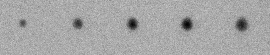
%> input picture Matlab/1test2.png, 270 x 55 px
$ octave todeletetesttif.m   (GNU Octave 9; MATLAB toolbox functions it lacks are replaced by stand-ins)
%> lines starting %> are read from the running program, lines starting %| are printed output that depends on the picture; in (x1, y1, x2, y2) boxes, pixels count from 0 and x2, y2 are one past the last pixel; in counts of white or black regions, pixels touching at a corner belong together; the program's own positions count from 1

%1dim
im=imread('C:\Users\Adrien\Documents\GitHub\Australie\Matlab\1test2.png');
%> im is the input picture: size 55x270x3 uint8; min 4, max 204, mean 166.7

%4dim
% im=imread('C:\Users\Adrien\Documents\GitHub\Australie\Experiences\All pictures by number of exp\31\31 backside.tif');

s=size(im)
%> s = [55 270 3]
try
    if s(3)==3
        'conversion gris'
        im=rgb2gray(im);
%> im: size 55x270 uint8
    end
end
subplot(1,2,1)

maxiter=10;
iter=0;
n_holes=5;
num=0;

%on fait varier le seuil jusqua trouver n_holes trous:
while((iter<maxiter)*(num~=n_holes))
imbinary=im<median(median(im))/(1+iter/5);
[L,num]=bwlabel(imbinary);
iter=iter+1
end
%> this loop made 3 passes
%> num on passes 1 to 3: 152, 41, 5
%> pass 1, `imbinary=im<median(median(im))/(1+iter/5);`:
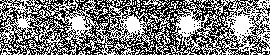
%> imbinary: size 55x270 logical; 49.4% white in thin lines or dots
%> pass 1, `[L,num]=bwlabel(imbinary);`:
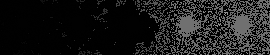
%> L: size 55x270 double; min 0, max 152, mean 26.1
%> pass 2, `imbinary=im<median(median(im))/(1+iter/5);`:
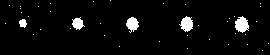
%> imbinary: size 55x270 logical; 4.3% white; 41 white regions (36 under 20 px), largest, box (x1, y1, x2, y2) and area: (235, 16, 249, 33) 165, (179, 16, 193, 32) 145, (126, 17, 139, 33) 133, (72, 17, 85, 30) 103, (19, 19, 27, 28) 51
%> pass 2, `[L,num]=bwlabel(imbinary);`:
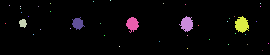
%> L: size 55x270 double; 42 distinct labels, from 0 to 41; one colour per label, 0 black
%> after the loop, iter = 3

imshow(L);
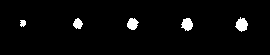
%> displayed picture: size 55x270, on the screen's scale of 0 to 255; 3% white; 5 white regions, box (x1, y1, x2, y2) and area: (235, 17, 248, 32) 126, (181, 18, 193, 31) 112, (127, 18, 139, 30) 102, (73, 18, 83, 29) 76, (20, 20, 26, 27) 34
subplot(1,2,2)
imshow(im)

%detection des contours: quand il n'y a pas de '1' sur une colonne
Histo=max(imbinary);
%> Histo = 270 logical values, 53 true
i=1:length(Histo)-1;
%> i = 269 values from 1 to 269
contours=(Histo(i)~=Histo(i+1))
%> contours = 269 logical values, 10 true
% for exemple Histo= [0 0 1 1 1 0 0 a] will give contours=[0 1 0 0 1 0 0 ]
position_contours=contours.*i; % give 0 2 0 0 5 0 0
%> position_contours = 269 values, max 248 at index 248, min 0 at index 1, mean 4.93


%now we have the area with position of binary edges, but we may want to take
%them a bit bigger, to be sure to have the whole circle. For exemple
%enlarge by a certain maximum number of pixels.
inside_hole=0;
free=0;
max_enlarge=4;
%> (the run ends here)

$ run again, with Matlab/31 backside.tif saved as Matlab/1test2.png
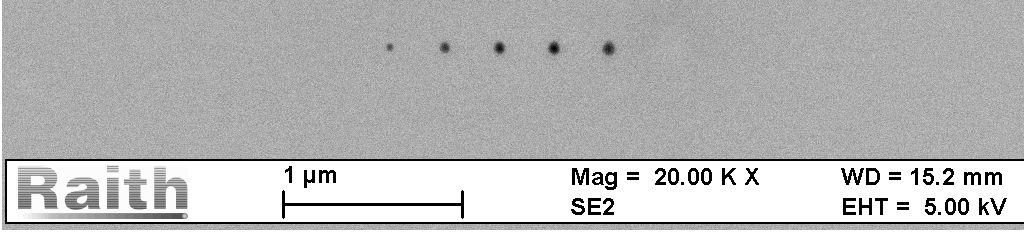
%> input picture Matlab/31 backside.tif, 1024 x 232 px
%> im is the input picture: size 232x1024x3 uint8; min 0, max 255, mean 183.9
%> im: size 232x1024 uint8
%> the loop `while((iter<maxiter)*(num~=n_holes))` made 10 passes
%> num on passes 1 to 8: 216, 793, 127, 81, 58, 47, 48, 46
%> pass 1, `imbinary=im<median(median(im))/(1+iter/5);`:
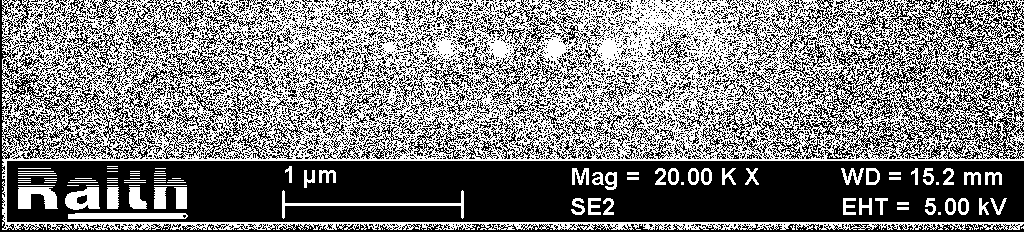
%> imbinary: size 232x1024 logical; 49.2% white in thin lines or dots
%> after the loop `while((iter<maxiter)*(num~=n_holes))`: iter = 10
%> `imshow(L);`:
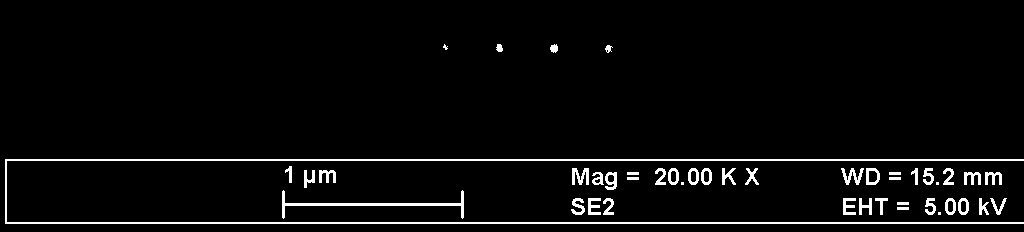
%> displayed picture: size 232x1024, on the screen's scale of 0 to 255; 3.7% white in thin lines or dots, all inside (x1, y1, x2, y2) = (5, 44, 1024, 224)
%> Histo = 1024 logical values, 1019 true
%> contours = 1023 logical values, 1 true
%> position_contours = 1023 values, max 5 at index 5, min 0 at index 1, mean 0.00489
